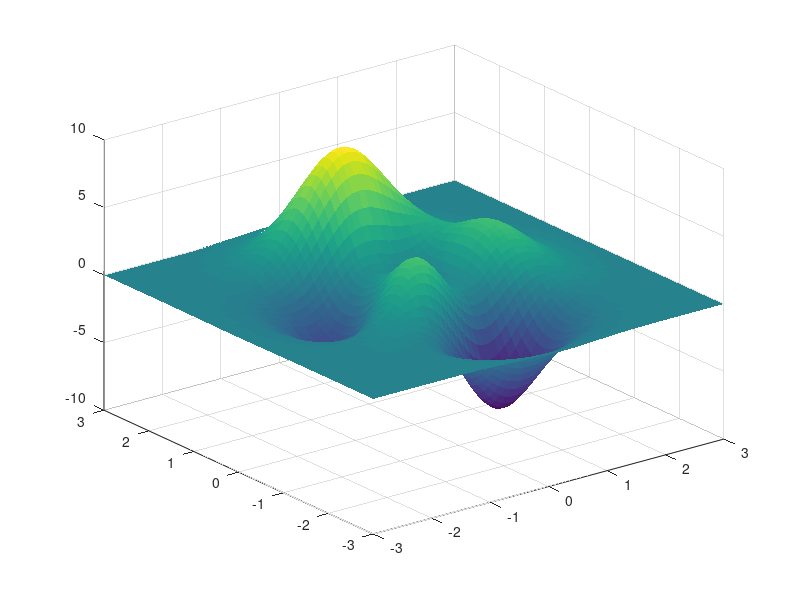

The MATLAB script that drew this image: (Note: this script raises an error after producing the figure.)
% 3D 곡면과 조명 / 3D surface and light
% peaks 곡면, 색 지도, 조명
% The peaks surface, a colormap and lighting
% (script sample — MySimulationMath start page)
% A 3D surface with lighting.
[X, Y] = meshgrid(linspace(-3, 3, 60));
Z = peaks(X, Y);
surf(X, Y, Z, 'EdgeColor', 'none');
colormap(parula); colorbar
light('Position', [1 1 2]); lighting gouraud
xlabel('x'); ylabel('y'); zlabel('z');
title('peaks(x, y)');
